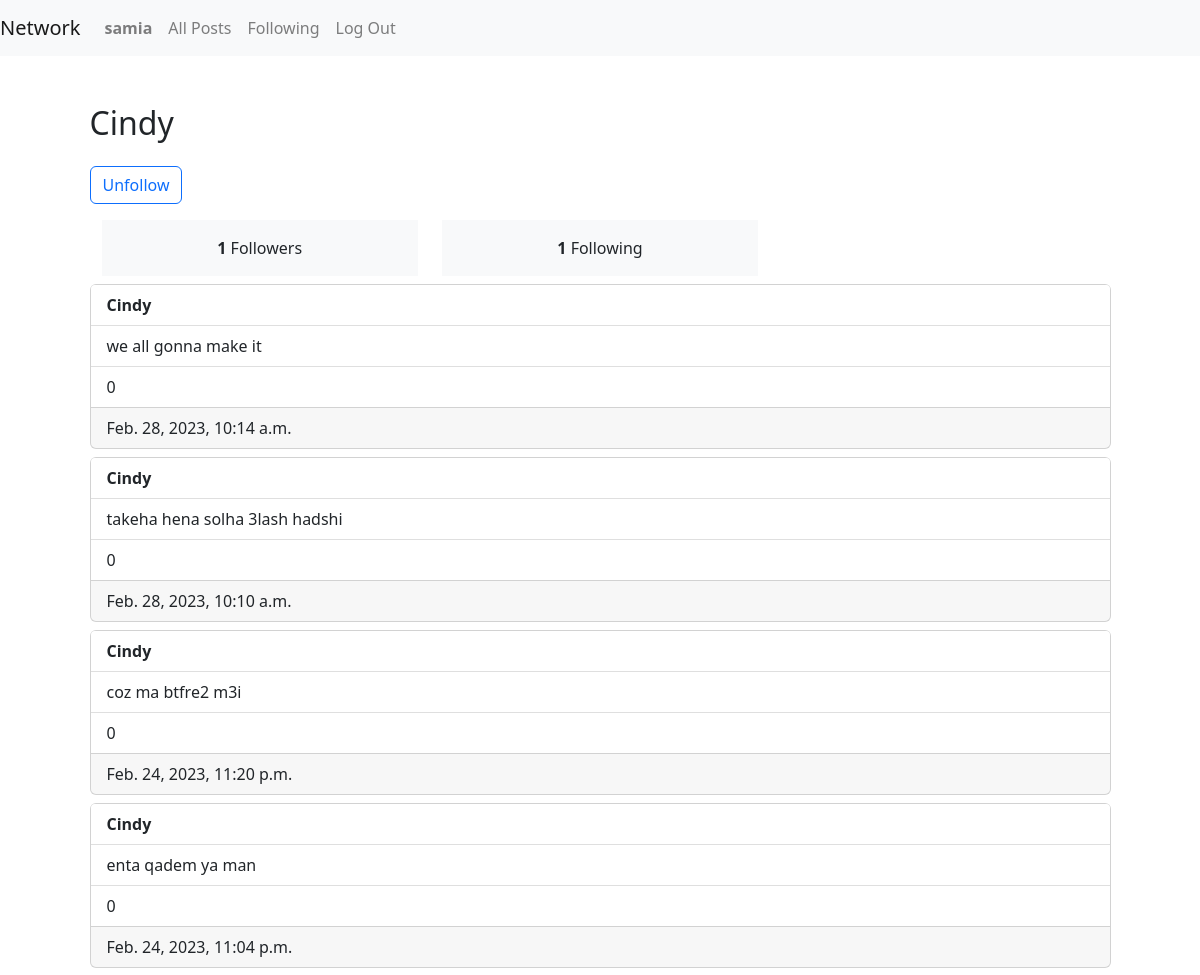
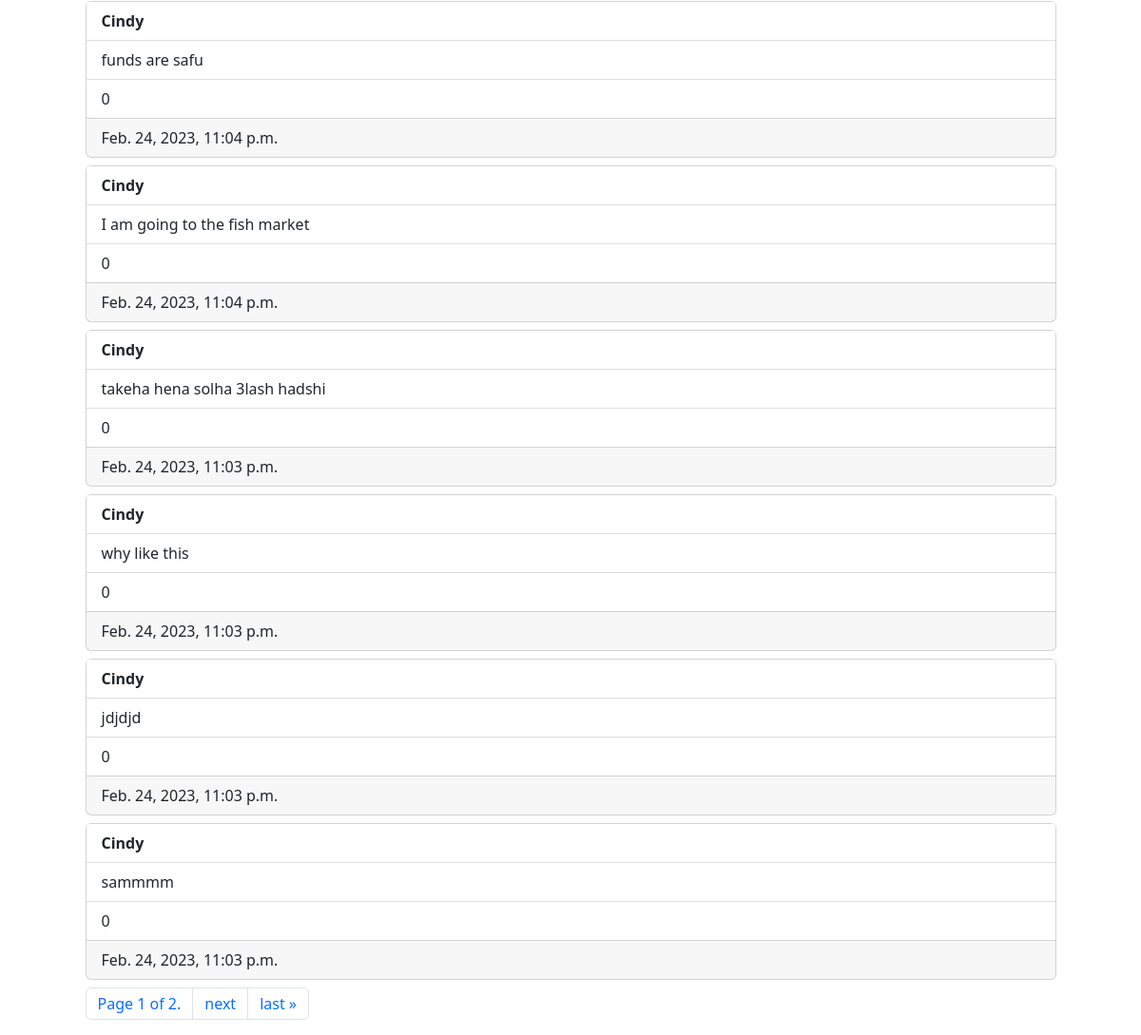
/4 (signed in), run on the app's committed database (2 pictures, top to bottom).
### network/models.py (models this page shows, shortened)
class User(AbstractUser):
    pass

class Post(models.Model):
    publisher = models.ForeignKey(
        User, on_delete=models.CASCADE, related_name="posted_by")
    tweet = models.CharField(max_length=280)
    date_time = models.DateTimeField(auto_now=True)
    likes = models.IntegerField(default=0)

### network/views.py (the view, shortened to what this page needs)
# urls.py: path("<int:user_id>", views.profile, name="profile"),
@login_required(login_url='/login')
def profile(request, user_id):
    following = Follow.objects.filter(followee_id=user_id)
    followers = Follow.objects.filter(follower_id=user_id)
    followings_list = Follow.objects.filter(
        follower=request.user, followee_id=user_id)
    ff_list = []
    for ff in followings_list:
        print(ff.follower)
        ff_list.append(str(ff.follower))
    following_count = len(following)
    followers_count = len(followers)
    posts = Post.objects.filter(publisher_id=user_id).order_by("-date_time")
    me = request.user
    username = User.objects.get(pk=user_id)
    paginator = Paginator(posts, 10)
    page_number = request.GET.get('page')
    page_obj = paginator.get_page(page_number)
    return render(request, "network/profile.html",
                  {
                      "following": following_count,
                      "followers": followers_count,
                      "username": str(username.username),
                      "page_obj": page_obj,
                      "me": str(me),
                      "f_list": ff_list,
                      "user_id": user_id
                  }
                  )

### network/templates/network/profile.html (shortened to what this page needs)
{% extends "network/layout.html" %}
{% block body %}
<h2 class="mt-5 mb-4"> {{username|title}}</h2>
{%if me != username%}
{%if me in f_list%}
<form action="{% url 'profile' user_id %}" method="POST" class="mt-3 mb-3">
    <input type="submit" name="unfollow" value="Unfollow" class="btn btn-outline-primary">
</form>
{%elif me not in f_list%}
<form action="{% url 'profile' user_id %}" method="POST" class="mt-3 mb-3">
    {%csrf_token%}
    <input type="submit" name="follow" value="Follow" class="btn btn-outline-primary">
</form>
{%endif%}
{%endif%}
<div class="container text-center">
    <div class="row">
        <div class="col">
            <div class="p-3 mb-2 bg-light "> <b>{{following}}</b> Followers</div>
        </div>
        <div class="col">
            <div class="p-3 mb-2 bg-light"> <b>{{followers}}</b> Following</div>
        </div>
        <div class="col">
        </div>
    </div>
</div>
{%for post in page_obj%}
<div class="mb-2">
    <div class="card">
        <ul class="list-group list-group-flush">
            <li class="list-group-item"><b>{{post.publisher|title}}</b></li>
            <li class="list-group-item">{{post.tweet}}</li>
            <li class="list-group-item">{{post.likes}}</li>
        </ul>
        <div class="card-footer">
            {{post.date_time}}
        </div>
    </div>
</div>
{%endfor%}
<nav aria-label="Page navigation">
    <ul class="pagination">
        <li class="page-item"> <a class="page-link" href=""> Page {{ page_obj.number }} of
                {{page_obj.paginator.num_pages }}.</a>
        </li>
        {% if page_obj.has_next %}
        <li class="page-item"><a class="page-link" href="?page={{ page_obj.next_page_number }}">next</a></li>
        <li class="page-item"><a class="page-link" href="?page={{ page_obj.paginator.num_pages }}">last &raquo;</a></li>
        {% endif %}
    </ul>
</nav>
{% endblock %}

### network/templates/network/layout.html (shortened to what this page needs)
{% load static %}
<!DOCTYPE html>
<html lang="en">
<head>
    <link rel="stylesheet" href="https://stackpath.bootstrapcdn.com/bootstrap/4.4.1/css/bootstrap.min.css"
>
    <link href="https://cdn.jsdelivr.net/npm/bootstrap@5.2.3/dist/css/bootstrap.min.css" rel="stylesheet"
>
    <link href="{% static 'network/styles.css' %}" rel="stylesheet">
</head>
<body>
    <nav class="navbar navbar-expand-lg navbar-light bg-light">
        <a class="navbar-brand" href="#">Network</a>
        <div>
            <ul class="navbar-nav mr-auto">
                {% if user.is_authenticated %}
                <li class="nav-item">
                    <a class="nav-link" href="{% url 'profile' user.id %}"><strong>{{ user.username }}</strong></a>
                </li>
                {% endif %}
                <li class="nav-item">
                    <a class="nav-link" href="{% url 'index' %}">All Posts</a>
                </li>
                {% if user.is_authenticated %}
                <li class="nav-item">
                    <a class="nav-link" href="{% url 'following' %}">Following</a>
                </li>
                <li class="nav-item">
                    <a class="nav-link" href="{% url 'logout' %}">Log Out</a>
                </li>
                {% endif %}
            </ul>
        </div>
    </nav>
    <div class="body">
        <div class="container">
            <div class="row">
                <div class="col">
                </div>
                <div class="col-11">
                    {% block body %}
                    {% endblock %}
                </div>
                <div class="col">
                </div>
            </div>
        </div>
    </div>
</body>
</html>

### data on the page
User: username "samia"
User: username "Cindy"
Post: publisher "Cindy", tweet "we all gonna make it", likes "0", date_time "Feb. 28, 2023, 10:14 a.m."
Post: publisher "Cindy", tweet "takeha hena solha 3lash hadshi", likes "0", date_time "Feb. 28, 2023, 10:10 a.m."
Post: publisher "Cindy", tweet "coz ma btfre2 m3i", likes "0", date_time "Feb. 24, 2023, 11:20 p.m."
Post: publisher "Cindy", tweet "enta qadem ya man", likes "0", date_time "Feb. 24, 2023, 11:04 p.m."
Post: publisher "Cindy", tweet "funds are safu", likes "0", date_time "Feb. 24, 2023, 11:04 p.m."
Post: publisher "Cindy", tweet "I am going to the fish market", likes "0", date_time "Feb. 24, 2023, 11:04 p.m."
Post: publisher "Cindy", tweet "takeha hena solha 3lash hadshi", likes "0", date_time "Feb. 24, 2023, 11:03 p.m."
Post: publisher "Cindy", tweet "why like this", likes "0", date_time "Feb. 24, 2023, 11:03 p.m."
Post: publisher "Cindy", tweet "jdjdjd", likes "0", date_time "Feb. 24, 2023, 11:03 p.m."
Post: publisher "Cindy", tweet "sammmm", likes "0", date_time "Feb. 24, 2023, 11:03 p.m."

### other printed values
{{ following }} "1"
{{ followers }} "1"
{{ page_obj.number }} "1"
{{ page_obj.paginator.num_pages }} "2"
